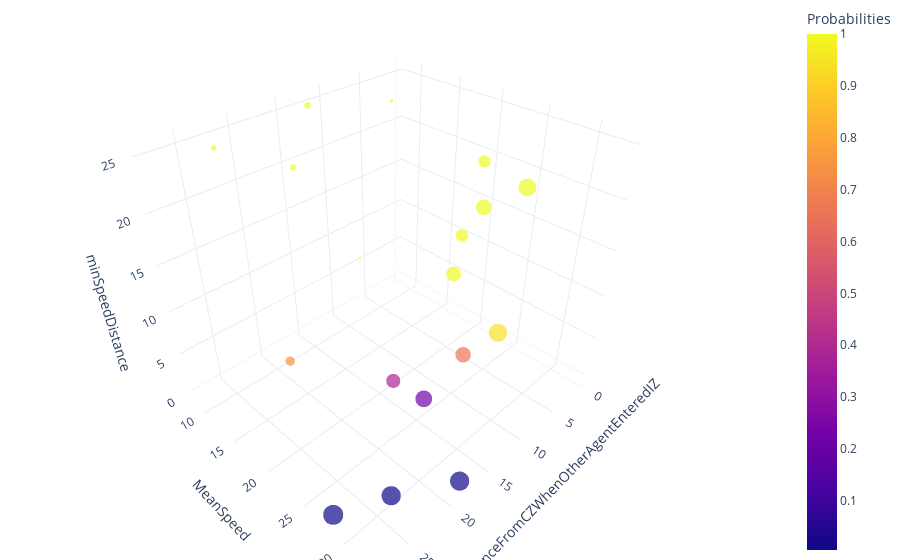

The code cell stored with this chart in its notebook:
### Code cell
M3_features = ['bicycleDistanceFromCZWhenOtherAgentEnteredIZ',
              'MeanSpeed', 'minSpeedDistance', 'minSpeedInsideInteractionZone']
plot = plotYieldingProbabilityRelativeToFeature(M3_features, plot1D=False, plot4D=True)
plot.show()

### Figure 1 — Plotly figure (JSON) as saved in the notebook; plotly's stock layout.template omitted (floating-point values rounded to 4 significant figures)
{"data": [{"hovertemplate": "bicycleDistanceFromCZWhenOtherAgentEnteredIZ=%{x}<br>MeanSpeed=%{y}<br>minSpeedDistance=%{z}<br>minSpeedInsideInteractionZone=%{marker.size}<br>Probabilities=%{marker.color}<extra></extra>", "legendgroup": "", "marker": {"color": [0.9486, 1.0, 1.0, 1.0, 0.998, 0.999, 1.0, 1.0, 0.3851, 1.0, 0.9999, 0.657, 0.2234, 0.007993, 1.0, 0.004999, 0.7477, 0.006245], "coloraxis": "coloraxis", "opacity": 0.7, "size": [21.72, 2.931, 9.963, 0.8902, 0.4443, 14.64, 20.41, 16.13, 13.26, 1.899, 10.67, 15.77, 18.49, 26.43, 2.589, 24.19, 5.924, 24.33], "sizemode": "area", "sizeref": 0.06606, "symbol": "circle"}, "mode": "markers", "name": "", "scene": "scene", "showlegend": false, "type": "scatter3d", "x": [0, 12.92, 0, 4.901, 13.17, 3.305, 0, 0, 14.79, 22.12, 1.466, 5.442, 13.05, 27.83, 18.06, 18.03, 20.53, 23.2], "y": [23.02, 9.117, 19.24, 11.58, 15.68, 19.02, 24.35, 19.65, 21.66, 8.056, 18.31, 22.67, 24.1, 27.76, 13.17, 32.84, 13.23, 29.77], "z": [0, 25.35, 19.04, 24.29, 12.43, 7.433, 18.14, 14.21, 1.903, 23.89, 10.98, 0, 0, 0, 22.52, 0, 2.717, 0]}], "layout": {"coloraxis": {"colorbar": {"title": {"text": "Probabilities"}}, "colorscale": [[0, "#0d0887"], [0.1111, "#46039f"], [0.2222, "#7201a8"], [0.3333, "#9c179e"], [0.4444, "#bd3786"], [0.5556, "#d8576b"], [0.6667, "#ed7953"], [0.7778, "#fb9f3a"], [0.8889, "#fdca26"], [1, "#f0f921"]]}, "legend": {"itemsizing": "constant", "tracegroupgap": 0}, "margin": {"b": 0, "l": 0, "r": 0, "t": 0}, "scene": {"domain": {"x": [0, 1], "y": [0, 1]}, "xaxis": {"backgroundcolor": "rgb(255, 255, 255)", "gridcolor": "rgb(229, 236, 246)", "showbackground": true, "title": {"text": "bicycleDistanceFromCZWhenOtherAgentEnteredIZ"}, "zerolinecolor": "white"}, "yaxis": {"backgroundcolor": "rgb(255, 255,255)", "gridcolor": "rgb(229, 236, 246)", "showbackground": true, "title": {"text": "MeanSpeed"}, "zerolinecolor": "white"}, "zaxis": {"backgroundcolor": "rgb(255, 255,255)", "gridcolor": "rgb(229, 236, 246)", "showbackground": true, "title": {"text": "minSpeedDistance"}, "zerolinecolor": "white"}}}}
